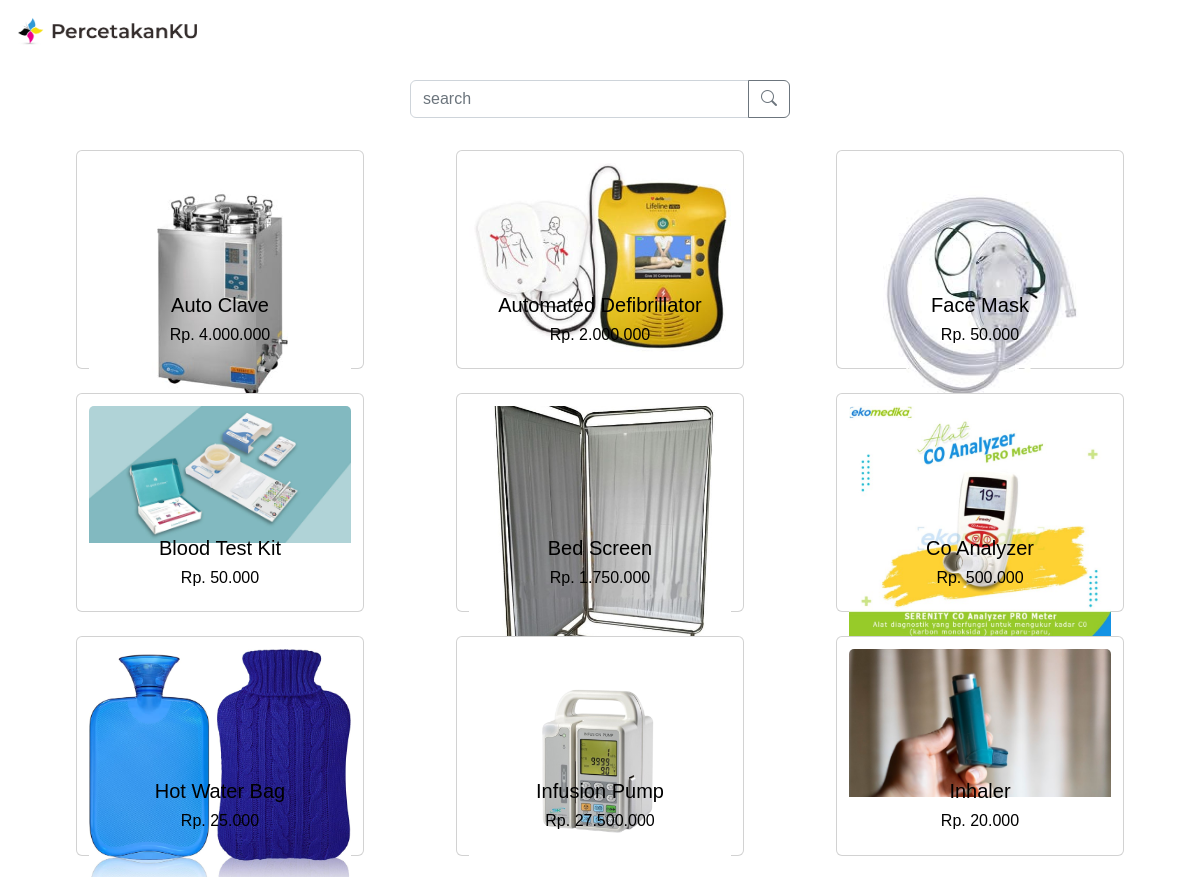
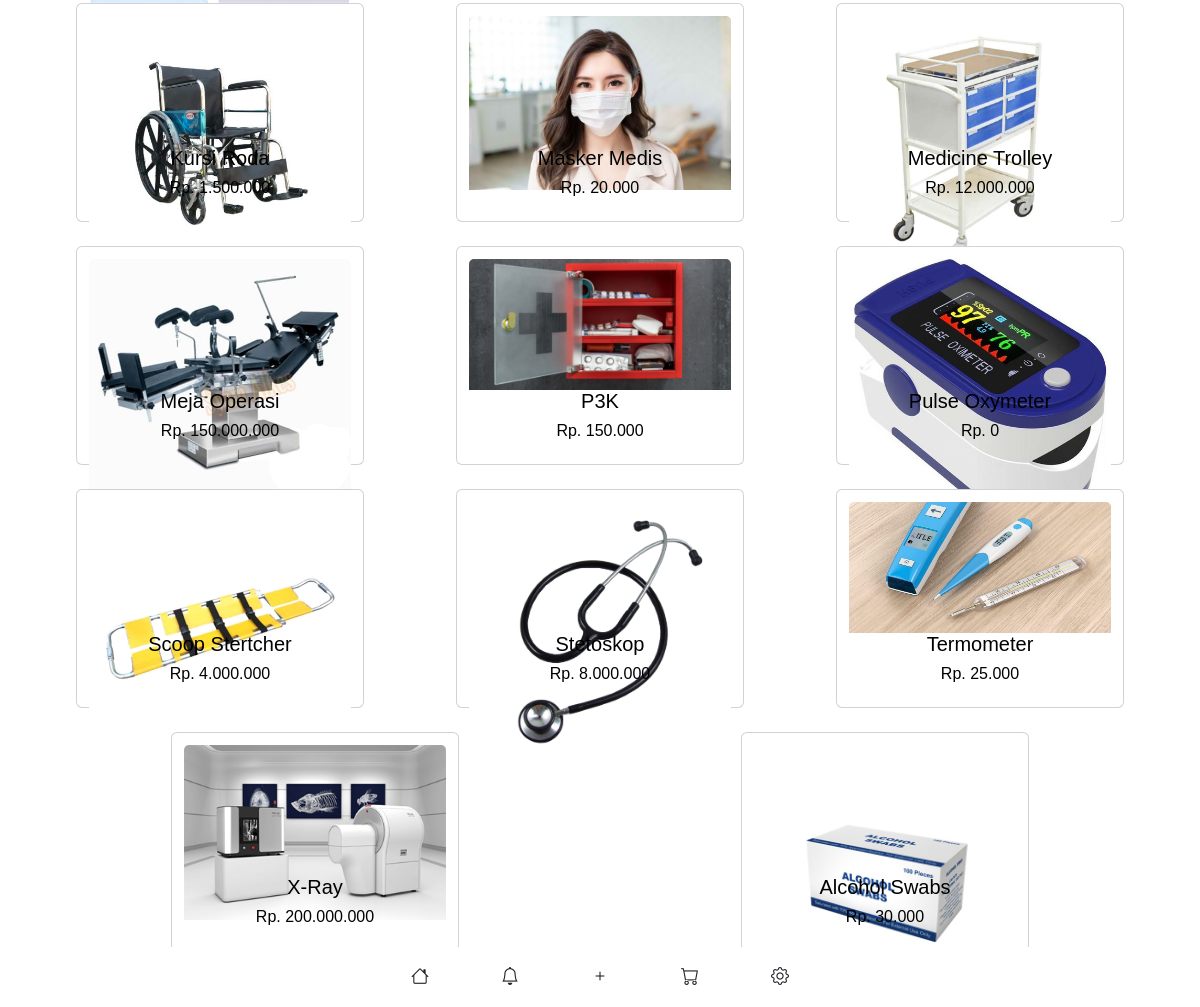
The page / on the database its author committed (2 pictures, top to bottom).
### tables this page shows
CREATE TABLE `product` (
  `productid` int(11) NOT NULL,
  `name` varchar(200) NOT NULL,
  `price` int(10) NOT NULL,
  `foto` text NOT NULL
);

### index.php (the view, shortened to what this page needs)
<!doctype html>
<html lang="en">
<head>
  <link href="https://cdn.jsdelivr.net/npm/bootstrap@5.2.2/dist/css/bootstrap.min.css" rel="stylesheet">
  <link href="https://getbootstrap.com/docs/5.2/assets/css/docs.css" rel="stylesheet">
  <link rel="stylesheet" href="style/style.css">
  <link rel="stylesheet" href="https://cdn.jsdelivr.net/npm/bootstrap-icons@1.10.5/font/bootstrap-icons.css">
</head>
<body>
  <nav class="navbar fixed-top mx-auto" style="height:60px; background: white;">
    <div class="container-fluid">
      <a class="navbar-brand" href="index.php" style="font-weight:bolder;">
        <img src="asset/logo navbar.png" alt="logo" style="height: 30px; padding-left: 4px;"></a>
    </div>
  </nav>
  <div class="input-group mb-3 mx-auto" style="padding-top: 80px; width:380px;">
    <input type="text" class="form-control" placeholder="search" aria-label="Recipient's username" aria-describedby="button-addon2">
    <button class="btn btn-outline-secondary" type="button" id="button-addon2"><i class="bi bi-search"></i></button>
  </div>
  <div id="produk">
    <div class="p-3 m-0 border-0">
      <div class="container text-center">
        <div class="row">
          <?php
          include('koneksi.php');
          $sql   = "SELECT * FROM product";
          $query  = mysqli_query($connect, $sql);
          while ($data = mysqli_fetch_array($query)) {
          ?>
            <div class="col">
            <a href=index_admin_edit.php style="text-decoration: none;">
              <div class="card mx-auto" style="width: 18rem;">
                <div class="foto-produk m-2 p-1" style="height:110px;">
                  <img src="img/<?php echo $data['foto']; ?>" class="card-img-top">
                </div>
                <div class="card-body" style="color: black;">
                  <h5 class="card-title"><?= $data['name']; ?></h5>
                  <h6 class="card-title" >Rp. <?= number_format($data['price'], 0, "", ".") ?></h6>
                </div>
              </div>
              </a>
              <br>
            </div>
          <?php } ?>
        </div>
      </div>
    </div>
  </div>
<nav class="navbar fixed-bottom bg-body-tertiary" style="height:60px; background: white;">
  <div class="container text-center ">
    <div class="row gap-5 mx-auto" style="font-size:18px;">
      <div class="col">
      <a class="nav-link active" aria-current="page" href="index.php"><i class="bi bi-house "></i></a>
      </div>
      <div class="col">
      <a class="nav-link" href=""><i class="bi bi-bell"></i></a>
      </div>
      <div class="col">
      <a class="nav-link " href=""><i class="bi bi-plus"></i></a>
      </div>
      <div class="col">
      <a class="nav-link " href="keranjang.php"><i class="bi bi-cart"></i></a>
      </div>
      <div class="col">
      <a class="nav-link" href="riwayat.php"><i class="bi bi-gear"></i></a>
      </div>
    </div>
  </div>
</nav>
</body>
</html>

### style/style.css (style rules this page uses)
body { font-family: 'Montserrat', sans-serif; }

### rows shown on the page
product: foto (picture), name "Auto Clave", price "4.000.000"
product: foto (picture), name "Automated Defibrillator", price "2.000.000"
product: foto (picture), name "Face Mask", price "50.000"
product: foto (picture), name "Blood Test Kit", price "50.000"
product: foto (picture), name "Bed Screen", price "1.750.000"
product: foto (picture), name "Co Analyzer", price "500.000"
product: foto (picture), name "Hot Water Bag", price "25.000"
product: foto (picture), name "Infusion Pump", price "27.500.000"
product: foto (picture), name "Inhaler", price "20.000"
product: foto (picture), name "Kursi Roda", price "1.500.000"
product: foto (picture), name "Masker Medis", price "20.000"
product: foto (picture), name "Medicine Trolley", price "12.000.000"
product: foto (picture), name "Meja Operasi", price "150.000.000"
product: foto (picture), name "P3K", price "150.000"
product: foto (picture), name "Pulse Oxymeter", price "0"
product: foto (picture), name "Scoop Stertcher", price "4.000.000"
product: foto (picture), name "Stetoskop", price "8.000.000"
product: foto (picture), name "Termometer", price "25.000"
product: foto (picture), name "X-Ray", price "200.000.000"
product: foto (picture), name "Alcohol Swabs", price "30.000"
